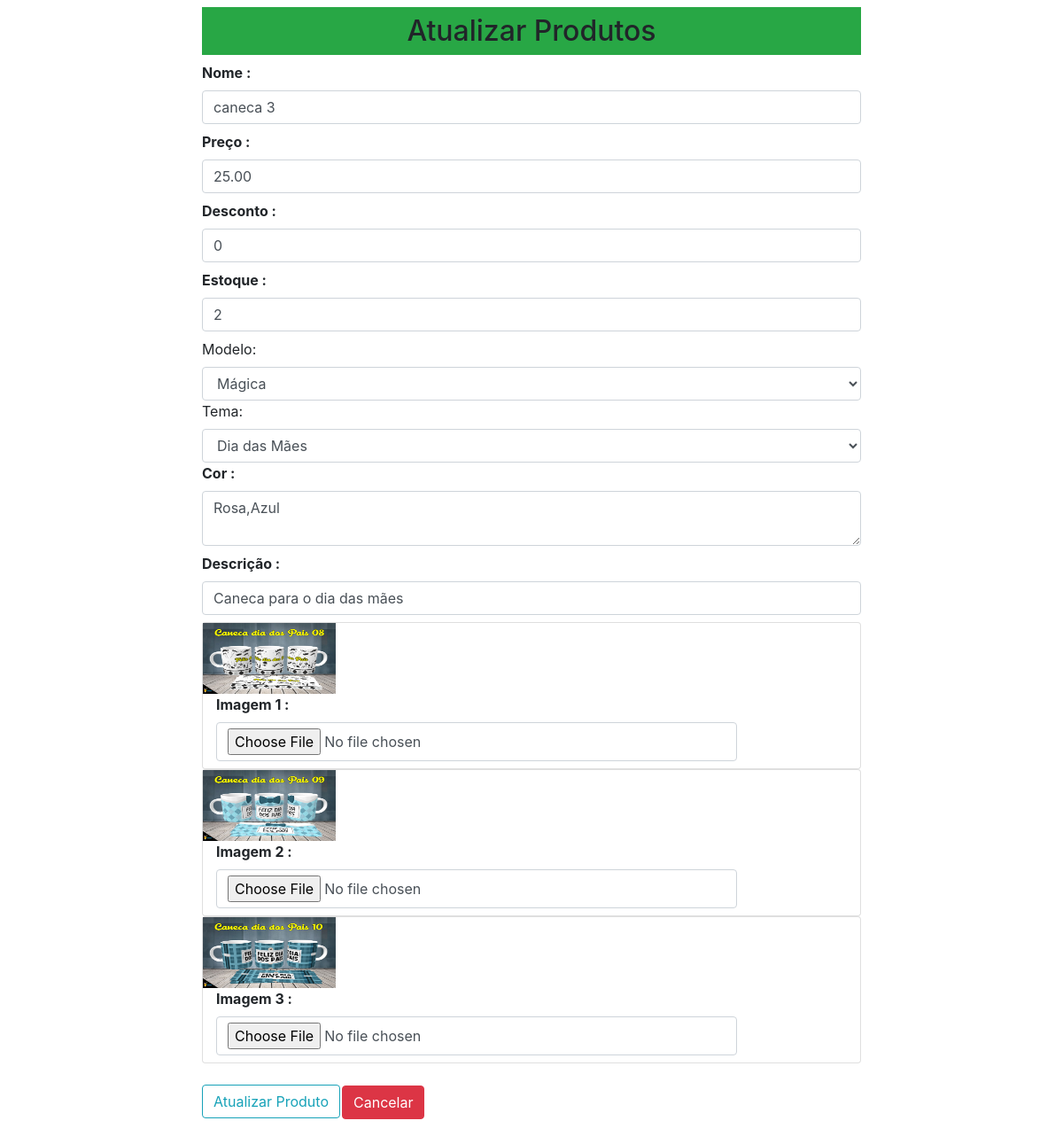
/atualizarproduto/7, run on an earlier commit of the app's database.
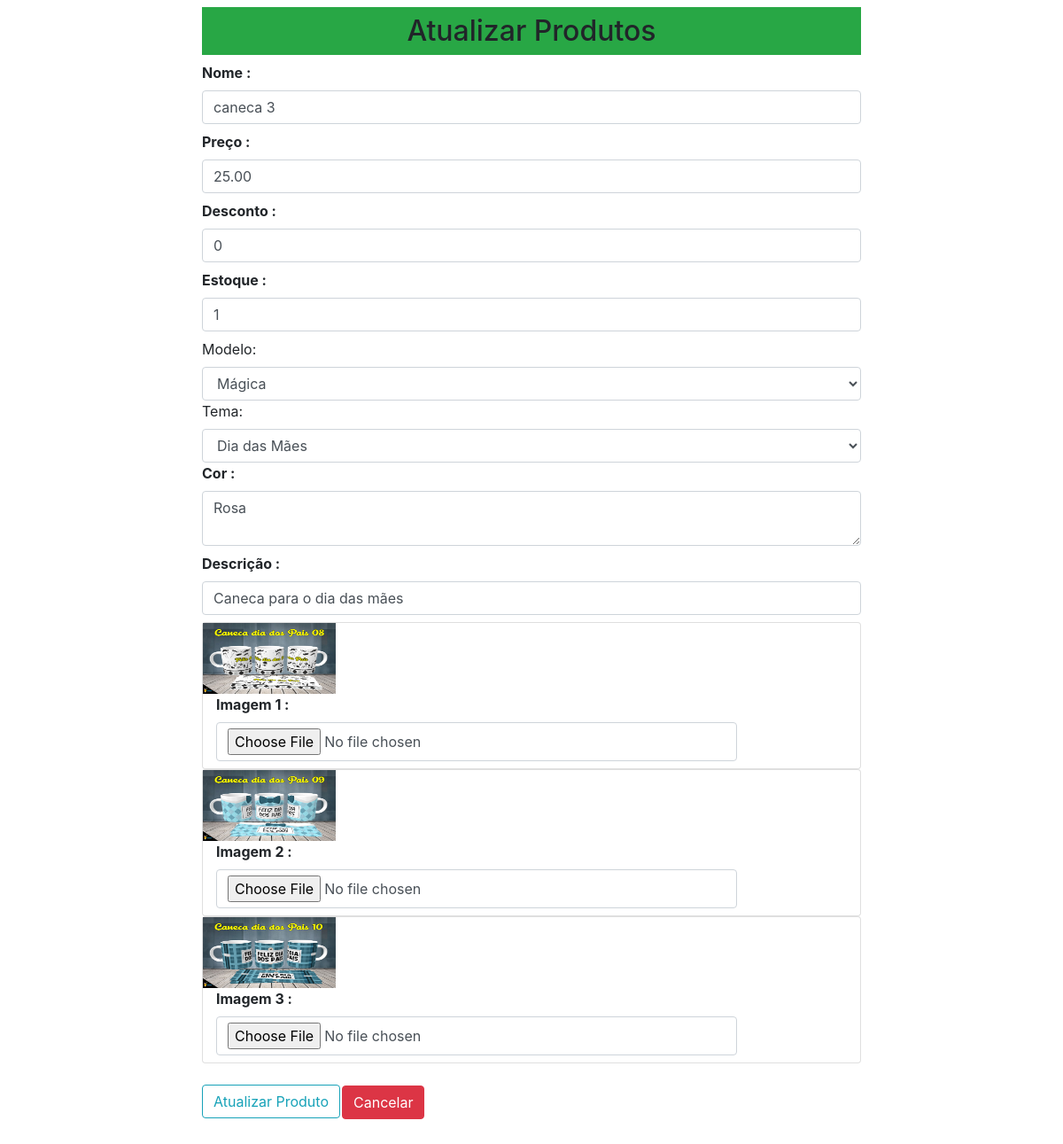
And on a later commit of the database.
### loja/produtos/models.py (models this page shows, shortened)
class Addproduto(db.Model):
    id = db.Column(db.Integer, primary_key=True)
    nome = db.Column(db.String(80), nullable=False)
    preco = db.Column(db.Numeric(10,2), nullable=False)
    desconto = db.Column(db.Integer, default=0)
    estoque = db.Column(db.Integer, nullable=False)
    cor = db.Column(db.Text, nullable=False)
    descricao = db.Column(db.Text, nullable=False)
    pub_date = db.Column(db.DateTime, nullable=False, default=datetime.now)
    modelo_id = db.Column(db.Integer, db.ForeignKey('modelo.id'), nullable=False)
    modelo = db.relationship('Modelo', backref=db.backref('modelos', lazy=True))
    tema_id = db.Column(db.Integer, db.ForeignKey('tema.id'), nullable=False)
    tema = db.relationship('Tema', backref=db.backref('temas', lazy=True))
    imagem_1 = db.Column(db.String(150), nullable=False, default='imagem.jpg')
    imagem_2 = db.Column(db.String(150), nullable=False, default='imagem.jpg')
    imagem_3 = db.Column(db.String(150), nullable=False, default='imagem.jpg')

class Modelo(db.Model):
    id = db.Column(db.Integer,primary_key=True)
    name = db.Column(db.String(30),nullable=False,unique=True)

class Tema(db.Model):
    id = db.Column(db.Integer,primary_key=True)
    name = db.Column(db.String(30),nullable=False,unique=True)

### loja/produtos/rotas.py (the view, shortened to what this page needs)
@app.route('/atualizarproduto/<int:id>', methods=['GET','POST'])
def atualizarproduto(id):
    modelos = Modelo.query.all()
    temas = Tema.query.all()
    produto = Addproduto.query.get_or_404(id)
    modelo = request.form.get('modelo')
    tema = request.form.get('tema')
    form = Addprodutos(request.form)
    form.nome.data = produto.nome
    form.preco.data = produto.preco
    form.desconto.data = produto.desconto
    form.estoque.data = produto.estoque
    form.cor.data = produto.cor
    form.descricao.data = produto.descricao
    return render_template('/produtos/atualizarproduto.html', title='Atualizar Produtos', form=form, modelos=modelos, temas=temas, produto=produto, modelo=modelo, tema=tema)

### loja/produtos/forms.py
class Addprodutos(Form):
    nome = StringField('Nome :',[validators.DataRequired()])
    preco = FloatField('Preço :',[validators.DataRequired()])
    desconto = IntegerField('Desconto :',[validators.DataRequired()])
    estoque = IntegerField('Estoque :',[validators.DataRequired()])
    descricao = StringField('Descrição :',[validators.DataRequired()])
    cor = TextAreaField('Cor :',[validators.DataRequired()])
    imagem_1 = FileField('Imagem 1 :', validators=[FileAllowed(['jpg','png','gif','jpeg','bmp'])])
    imagem_2 = FileField('Imagem 2 :', validators=[FileAllowed(['jpg','png','gif','jpeg','bmp'])])
    imagem_3 = FileField('Imagem 3 :', validators=[FileAllowed(['jpg','png','gif','jpeg','bmp'])])

### loja/templates/produtos/atualizarproduto.html (shortened to what this page needs)
{% extends 'layouts.html' %}
{% block content %}
<div class="container">
    <div class="row">
    <div class="col-md-2"></div>
    <div class="col-md-8 p-2">
        <h2 class="text-center bg-success p-2">Atualizar Produtos</h2>
        {% from "_formhelpers.html" import render_field %}
        <form action="" method="POST" enctype="multipart/form-data">
            {{ render_field(form.nome, class="form-control", placeholder="Nome do produto")}}
            {{ render_field(form.preco, class="form-control", placeholder="Preço do produto")}}
            {{ render_field(form.desconto, class="form-control", placeholder="Desconto do produto")}}
            {{ render_field(form.estoque, class="form-control", placeholder="Quantidade do produto em estoque")}}
            <label for="modelo">Modelo:</label>
            <select name="modelo" id="modelo" class="form-control" required>
                <option value="{{produto.modelo_id}}">{{produto.modelo.name}}</option>
            </select>
            <label for="tema">Tema:</label>
            <select name="tema" id="tema" class="form-control" required>
                <option value="{{produto.tema_id}}">{{produto.tema.name}}</option>
            </select>
            {{ render_field(form.cor, class="form-control", placeholder="Cor do produto")}}
            {{ render_field(form.descricao, class="form-control", placeholder="Descrição do produto",rows="10")}}
            <div class="card">
                <img src="{{url_for('static', filename='imagens/' + produto.imagem_1)}}" width="150" height="80">
                <div class="col-md-10">{{ render_field(form.imagem_1, class="form-control")}}</div>
            </div>
            <div class="card">
                <img src="{{url_for('static', filename='imagens/' + produto.imagem_2)}}" width="150" height="80">
                <div class="col-md-10">{{ render_field(form.imagem_2, class="form-control")}}</div>
            </div>
            <div class="card">
                <img src="{{url_for('static', filename='imagens/' + produto.imagem_3)}}" width="150" height="80">
                <div class="col-md-10">{{ render_field(form.imagem_3, class="form-control")}}</div>
            </div>
            <button type="submit" class="btn btn-outline-info mt-4 mb-5">Atualizar Produto</button>
        </form>
        <a href="{{url_for('admin')}}" class="btn btn-danger"style="margin-top: -160px; margin-left: 158px;">Cancelar</a>
    </div>
    <div class="col-md-2"></div>
</div>
</div>
{% endblock content %}

### loja/templates/layouts.html (shortened to what this page needs)
<!doctype html>
<html lang="en">
  <head>
    <link rel="stylesheet" href=" {{url_for('static', filename='css/bootstrap.min.css')}}">
  </head>
  <body>
{% block content %}
{% endblock content %}
  </body>
</html>

### loja/templates/_formhelpers.html (shortened to what this page needs)
{% macro render_field(field) %}
  <dt>{{ field.label }}
  <dd>{{ field(**kwargs)|safe }}
  </dd>
{% endmacro %}

What changed in the data, as far as the page shows it:
changed Addproduto "caneca 3": estoque "2" → "1"; cor "Rosa,Azul" → "Rosa"
